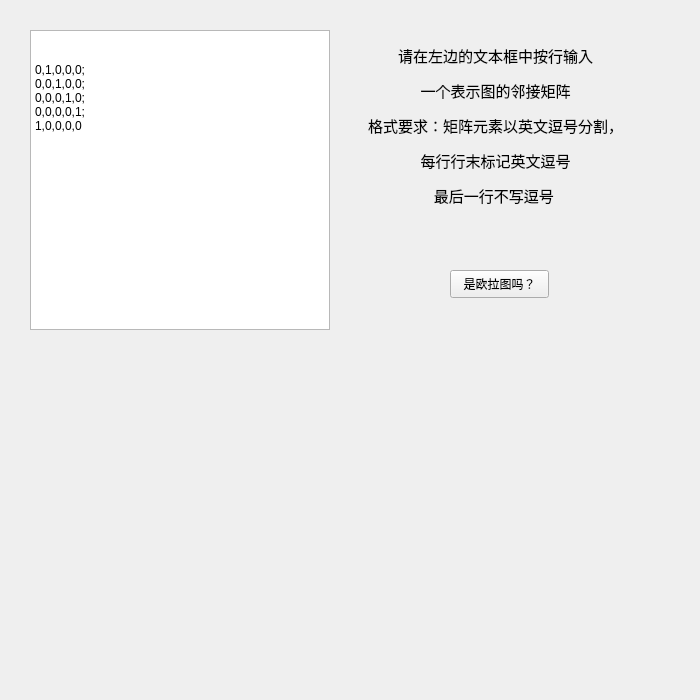
<?xml version="1.0" encoding="UTF-8"?>
<ui version="4.0">
    <class>Form</class>
    <widget class="QWidget" name="Form">
        <property name="geometry">
            <rect>
                <x>0</x>
                <y>0</y>
                <width>700</width>
                <height>700</height>
            </rect>
        </property>
        <property name="minimumSize">
            <size>
                <width>700</width>
                <height>700</height>
            </size>
        </property>
        <property name="maximumSize">
            <size>
                <width>700</width>
                <height>700</height>
            </size>
        </property>
        <property name="windowTitle">
            <string>isEulerGraph</string>
        </property>
        <widget class="QPushButton" name="pushButton">
            <property name="geometry">
                <rect>
                    <x>450</x>
                    <y>270</y>
                    <width>99</width>
                    <height>28</height>
                </rect>
            </property>
            <property name="text">
                <string>是欧拉图吗？</string>
            </property>
            <property name="iconSize">
                <size>
                    <width>20</width>
                    <height>20</height>
                </size>
            </property>
        </widget>
        <widget class="QLabel" name="tipsLabel">
            <property name="geometry">
                <rect>
                    <x>350</x>
                    <y>30</y>
                    <width>291</width>
                    <height>191</height>
                </rect>
            </property>
            <property name="styleSheet">
                <string notr="true">font: 75 9pt &quot;微软雅黑&quot;;</string>
            </property>
            <property name="text">
                <string>&lt;html&gt;&lt;head/&gt;&lt;body&gt;&lt;p align=&quot;center&quot;&gt;&lt;span style=&quot;
                    font-size:11pt;&quot;&gt;请在左边的文本框中按行输入&lt;/span&gt;&lt;/p&gt;&lt;p align=&quot;center&quot;&gt;&lt;span
                    style=&quot; font-size:11pt;&quot;&gt;一个表示图的邻接矩阵&lt;/span&gt;&lt;/p&gt;&lt;p align=&quot;center&quot;&gt;&lt;span
                    style=&quot; font-size:11pt;&quot;&gt;格式要求：矩阵元素以英文逗号分割，&lt;/span&gt;&lt;/p&gt;&lt;p
                    align=&quot;center&quot;&gt;&lt;span style=&quot; font-size:11pt;&quot;&gt;每行行末标记英文逗号&lt;/span&gt;&lt;/p&gt;&lt;p
                    align=&quot;center&quot;&gt;&lt;span style=&quot; font-size:11pt;&quot;&gt;最后一行不写逗号&lt;/span&gt;&lt;/p&gt;&lt;/body&gt;&lt;/html&gt;
                </string>
            </property>
        </widget>
        <widget class="QLabel" name="graphLabel">
            <property name="geometry">
                <rect>
                    <x>30</x>
                    <y>360</y>
                    <width>300</width>
                    <height>300</height>
                </rect>
            </property>
            <property name="text">
                <string/>
            </property>
        </widget>
        <widget class="QLabel" name="outputLabel">
            <property name="geometry">
                <rect>
                    <x>350</x>
                    <y>360</y>
                    <width>300</width>
                    <height>300</height>
                </rect>
            </property>
            <property name="text">
                <string/>
            </property>
        </widget>
        <widget class="QTextEdit" name="inputtext">
            <property name="geometry">
                <rect>
                    <x>30</x>
                    <y>30</y>
                    <width>300</width>
                    <height>300</height>
                </rect>
            </property>
            <property name="html">
                <string>&lt;!DOCTYPE HTML PUBLIC &quot;-//W3C//DTD HTML 4.0//EN&quot; &quot;http://www.w3.org/TR/REC-html40/strict.dtd&quot;&gt;
                    &lt;html&gt;&lt;head&gt;&lt;meta name=&quot;qrichtext&quot; content=&quot;1&quot; /&gt;&lt;style
                    type=&quot;text/css&quot;&gt;
                    p, li { white-space: pre-wrap; }
                    &lt;/style&gt;&lt;/head&gt;&lt;body style=&quot; font-family:'SimSun'; font-size:9pt;
                    font-weight:400; font-style:normal;&quot;&gt;
                    &lt;p style=&quot; margin-top:0px; margin-bottom:0px; margin-left:0px; margin-right:0px;
                    -qt-block-indent:0; text-indent:0px;&quot;&gt;0,1,0,0,0;&lt;/p&gt;
                    &lt;p style=&quot; margin-top:0px; margin-bottom:0px; margin-left:0px; margin-right:0px;
                    -qt-block-indent:0; text-indent:0px;&quot;&gt;0,0,1,0,0;&lt;/p&gt;
                    &lt;p style=&quot; margin-top:0px; margin-bottom:0px; margin-left:0px; margin-right:0px;
                    -qt-block-indent:0; text-indent:0px;&quot;&gt;0,0,0,1,0;&lt;/p&gt;
                    &lt;p style=&quot; margin-top:0px; margin-bottom:0px; margin-left:0px; margin-right:0px;
                    -qt-block-indent:0; text-indent:0px;&quot;&gt;0,0,0,0,1;&lt;/p&gt;
                    &lt;p style=&quot; margin-top:0px; margin-bottom:0px; margin-left:0px; margin-right:0px;
                    -qt-block-indent:0; text-indent:0px;&quot;&gt;1,0,0,0,0&lt;/p&gt;&lt;/body&gt;&lt;/html&gt;
                </string>
            </property>
        </widget>
    </widget>
    <tabstops>
        <tabstop>inputtext</tabstop>
        <tabstop>pushButton</tabstop>
    </tabstops>
    <resources/>
    <connections/>
</ui>
